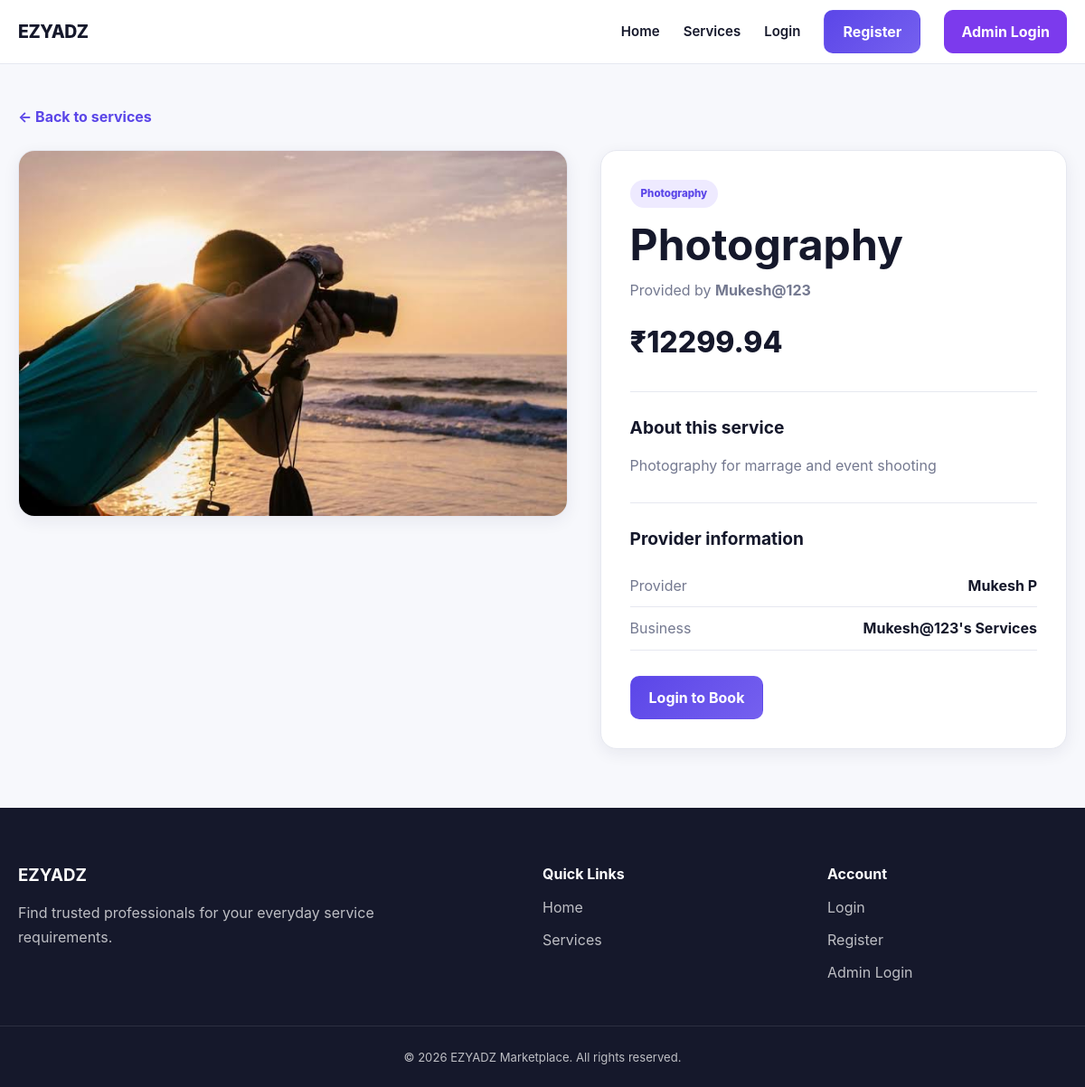
Page /services/4/ on the committed database.
### marketplace/models.py (models this page shows, shortened)
class ServiceImage(models.Model):
    service = models.ForeignKey(
        Service,
        on_delete=models.CASCADE,
        related_name="images",
    )
    image = models.ImageField(
        upload_to="ezyadz/service_images/",
    )
    is_primary = models.BooleanField(
        default=False,
    )

class Service(models.Model):
    provider = models.ForeignKey(
        settings.AUTH_USER_MODEL,
        on_delete=models.CASCADE,
        related_name="services",
        limit_choices_to={
            "user_type": "provider",
        },
    )
    category = models.ForeignKey(
        Category,
        on_delete=models.PROTECT,
        related_name="services",
    )
    title = models.CharField(
        max_length=200,
    )
    description = models.TextField()
    price = models.DecimalField(
        max_digits=10,
        decimal_places=2,
    )
    location = models.CharField(
        max_length=200,
    )
    duration_minutes = models.PositiveIntegerField(
        default=60,
    )
    is_available = models.BooleanField(
        default=True,
    )
    is_active = models.BooleanField(
        default=True,
    )
    created_at = models.DateTimeField(
        auto_now_add=True,
    )
    updated_at = models.DateTimeField(
        auto_now=True,
    )
    class Meta:
        ordering = ["-created_at"]

class Category(models.Model):
    name = models.CharField(
        max_length=100,
        unique=True,
    )
    slug = models.SlugField(
        max_length=120,
        unique=True,
    )
    icon = models.CharField(
        max_length=50,
        blank=True,
    )
    is_active = models.BooleanField(
        default=True,
    )
    class Meta:
        verbose_name_plural = "Categories"
        ordering = ["name"]

### accounts/models.py (models this page shows, shortened)
class User(AbstractUser):
    USER_TYPE_CHOICES = (
        ("customer", "Customer"),
        ("provider", "Service Provider"),
    )
    email = models.EmailField(
        unique=True,
    )
    mobile_number = models.CharField(
        max_length=15,
        unique=True,
        null=True,
        blank=True,
    )
    user_type = models.CharField(
        max_length=20,
        choices=USER_TYPE_CHOICES,
        default="customer",
    )
    address = models.TextField(
        blank=True,
    )
    profile_image = models.ImageField(
        upload_to="profile_images/",
        blank=True,
        null=True,
    )
    is_mobile_verified = models.BooleanField(
        default=False,
    )
    created_at = models.DateTimeField(
        auto_now_add=True,
    )
    updated_at = models.DateTimeField(
        auto_now=True,
    )
    REQUIRED_FIELDS = [
        "email",
    ]

class ProviderProfile(models.Model):
    user = models.OneToOneField(
        User,
        on_delete=models.CASCADE,
        related_name="provider_profile",
    )
    business_name = models.CharField(
        max_length=150,
        blank=True,
    )
    bio = models.TextField(
        blank=True,
    )
    experience_years = models.PositiveIntegerField(
        default=0,
    )
    service_location = models.CharField(
        max_length=255,
        blank=True,
    )
    is_approved = models.BooleanField(
        default=False,
    )
    approved_at = models.DateTimeField(
        blank=True,
        null=True,
    )
    created_at = models.DateTimeField(
        auto_now_add=True,
    )
    updated_at = models.DateTimeField(
        auto_now=True,
    )

### marketplace/views.py (the view)
def service_detail_view(request, pk):
    service = get_object_or_404(
        Service.objects
        .select_related(
            "provider",
            "category",
        )
        .prefetch_related("images"),
        pk=pk,
        is_active=True,
    )
    return render(
        request,
        "marketplace/service_detail.html",
        {
            "service": service,
        },
    )

### templates/marketplace/service_detail.html (shortened to what this page needs)
{% extends "base.html" %}
{% block content %}
<section class="service-detail-page">
    <div class="page-container">
        <a
            href="{% url 'service_list' %}"
            class="back-link"
        >
            ← Back to services
        </a>
        <div class="service-detail-layout">
            <div class="service-gallery">
                {% if service.images.all %}
                    {% for service_image in service.images.all %}
                        {% if forloop.first %}
                            <img
                                src="{{ service_image.image.url }}"
                                alt="{{ service.title }}"
                                class="main-service-image"
                            >
                        {% endif %}
                    {% empty %}
                        <div class="detail-image-placeholder">
                            🛠️
                        </div>
                    {% endfor %}
                {% else %}
                    <div class="detail-image-placeholder">
                        🛠️
                    </div>
                {% endif %}
            </div>
            <div class="service-detail-content">
                <span class="service-category">
                    {{ service.category.name }}
                </span>
                <h1>{{ service.title }}</h1>
                <div class="service-detail-provider">
                    Provided by
                    <strong>{{ service.provider.username }}</strong>
                </div>
                <div class="detail-price">
                    ₹{{ service.price }}
                </div>
                {% if service.is_available %}
                    <span class="availability available">
                    </span>
                {% else %}
                    <span class="availability unavailable">
                        Currently unavailable
                    </span>
                {% endif %}
                <div class="service-description">
                    <h2>About this service</h2>
                    <p>{{ service.description|linebreaks }}</p>
                </div>
                <div class="provider-information">
                    <h2>Provider information</h2>
                    <div class="summary-row">
                        <span>Provider</span>
                        <strong>
                            {{ service.provider.get_full_name|default:service.provider.username }}
                        </strong>
                    </div>
                    {% if service.provider.provider_profile.business_name %}
                        <div class="summary-row">
                            <span>Business</span>
                            <strong>
                                {{ service.provider.provider_profile.business_name }}
                            </strong>
                        </div>
                    {% endif %}
                </div>
                <div class="detail-actions">
                    {% if request.user.is_authenticated %}
                        {% if request.user.user_type == "customer" %}
                            {% if service.is_available %}
                                <a
                                    href="{% url 'create_booking' service.id %}"
                                    class="primary-button"
                                >
                                    Book This Service
                                </a>
                            {% endif %}
                        {% elif request.user == service.provider %}
                            <a
                                href="{% url 'edit_service' service.id %}"
                                class="primary-button"
                            >
                                Edit Service
                            </a>
                        {% endif %}
                    {% else %}
                        <a
                            href="{% url 'login' %}?next={{ request.path }}"
                            class="primary-button"
                        >
                            Login to Book
                        </a>
                    {% endif %}
                </div>
            </div>
        </div>
    </div>
</section>
{% endblock %}

### static/css/style.css (style rules this page uses)
:root { --primary: #5b46e8; --primary-dark: #4332c5; --primary-light: #eeeaff; --secondary: #16a085; --accent: #ffb547; --danger: #e74c3c; --success: #1f9d68; --warning: #d99000; --dark: #15182b; --text: #4b5068; --muted: #747990; --border: #e6e8f0; --surface: #ffffff; --background: #f7f8fc; --shadow-sm: 0 5px 18px rgba(29, 35, 73, 0.07); --shadow-md: 0 18px 45px rgba(29, 35, 73, 0.12); --radius-sm: 10px; --radius-md: 18px; --radius-lg: 28px; --transition: 180ms ease; }
* { box-sizing: border-box; margin: 0; padding: 0; }
html { scroll-behavior: smooth; }
body { min-height: 100vh; background: var(--background); color: var(--text); font-family: "Inter", sans-serif; font-size: 16px; line-height: 1.65; }
img { display: block; max-width: 100%; }
a { color: inherit; text-decoration: none; }
.service-category { position: absolute; top: 15px; left: 15px; padding: 6px 12px; border-radius: 20px; background: rgba(255, 255, 255, 0.94); color: var(--primary); font-size: 0.72rem; font-weight: 800; }
.nav-primary, .primary-button, .small-primary-button, .full-primary-button, .back-home-btn, .browse-services-btn { display: inline-flex; align-items: center; justify-content: center; border: 1px solid transparent; border-radius: var(--radius-sm); background: linear-gradient(135deg, var(--primary), #7560ef); color: #fff; font-weight: 700; transition: transform var(--transition), box-shadow var(--transition); }
.nav-primary, .primary-button, .back-home-btn, .browse-services-btn { min-height: 46px; padding: 10px 20px; }
.home-section, .how-it-works, .profile-page, .dashboard-page, .service-list-page, .service-detail-page, .service-form-page, .booking-form-page, .wallet-page { padding: 80px 20px; }
.page-container { width: min(1180px, 100%); margin: 0 auto; }
.availability { position: absolute; top: 14px; right: 14px; padding: 6px 10px; border-radius: 999px; font-size: 0.72rem; font-weight: 800; }
.available { background: #e4f7ef; color: #13764d; }
.back-link { display: inline-flex; margin-bottom: 24px; color: var(--primary); font-weight: 700; }
.service-detail-layout { display: grid; align-items: start; gap: 36px; grid-template-columns: minmax(0, 1fr) minmax(340px, 0.85fr); }
.service-gallery, .service-detail-content { border: 1px solid var(--border); border-radius: var(--radius-md); background: #fff; box-shadow: var(--shadow-sm); }
.service-gallery { overflow: hidden; }
.main-service-image, .detail-image-placeholder { width: 100%; max-height: 480px; }
.main-service-image { object-fit: cover; }
.service-detail-content { padding: 32px; }
.service-detail-content > .service-category { position: static; display: inline-flex; margin-bottom: 14px; background: var(--primary-light); }
.service-detail-content h1 { color: var(--dark); font-size: clamp(2rem, 4vw, 3rem); line-height: 1.12; }
.service-detail-provider { margin-top: 10px; color: var(--muted); }
.detail-price { margin: 18px 0; color: var(--dark); font-size: 2rem; font-weight: 800; }
.service-description, .provider-information { margin-top: 28px; padding-top: 24px; border-top: 1px solid var(--border); }
.service-description h2, .provider-information h2 { margin-bottom: 12px; color: var(--dark); font-size: 1.2rem; }
.service-description p { color: var(--muted); }
.summary-row { display: flex; padding: 10px 0; justify-content: space-between; gap: 20px; border-bottom: 1px solid var(--border); }
.summary-row span { color: var(--muted); }
.summary-row strong { color: var(--dark); text-align: right; }
.detail-actions { margin-top: 28px; }
.profile-page, .dashboard-page, .service-list-page, .service-detail-page, .service-form-page, .booking-form-page, .wallet-page { padding: 45px 20px 65px !important; }

### rows in the picture
ServiceImage: image (picture)
Service: category.name "Photography", title "Photography", provider.username "Mukesh@123", price "12299.94", description "Photography for marrage and event shooting", provider.get_full_name "Mukesh P", provider.provider_profile.business_name "Mukesh@123's Services"
